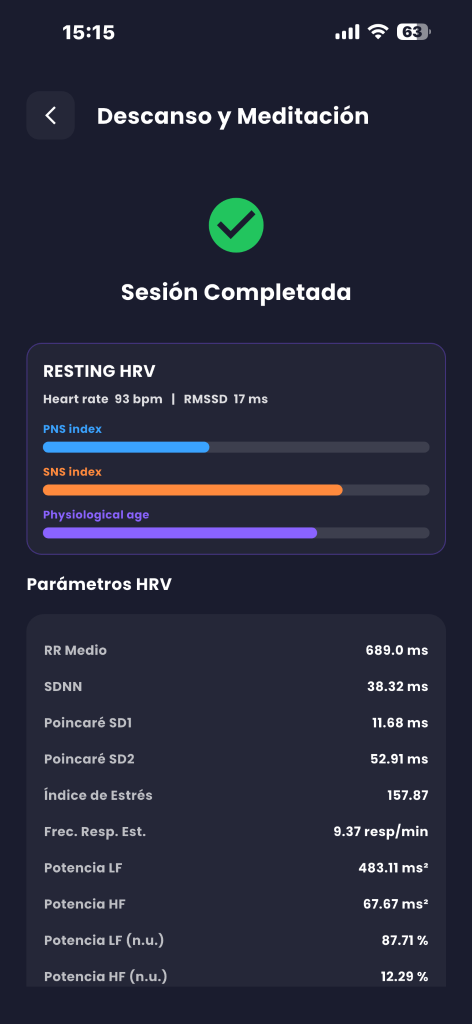
#> input picture imagenes/IMG_6074.PNG, 944 x 2048 px (shown at 1/2 size); its folder holds only this picture in this run
$ python -i ocr_edge.py   (imports and definitions only)
#> lines starting #> are read from the running program, lines starting #| are printed output that depends on the picture
from __future__ import annotations

import re
from dataclasses import dataclass
from datetime import datetime
from pathlib import Path
from typing import Any

import pandas as pd
from PIL import Image, ImageOps, ImageFilter

HRV_VARIABLES = [
    "HR_bpm", "RMSSD_ms", "LnRMSSD", "RR_medio_ms", "SDNN_ms", "SD1_ms", "SD2_ms",
    "indice_estres", "frecuencia_respiratoria_resp_min", "LF_ms2", "HF_ms2",
    "LF_nu_pct", "HF_nu_pct", "LF_HF_ratio",
]

IMAGE_EXTENSIONS = {".png", ".jpg", ".jpeg", ".webp", ".bmp", ".tif", ".tiff"}

ALIASES = {
    "HR_bpm": [r"\bHR\b", r"heart\s*rate", r"fc", r"frecuencia\s*card[ií]aca"],
    "RMSSD_ms": [r"RMSSD"],
    "LnRMSSD": [r"Ln\s*RMSSD", r"lnRMSSD", r"log\s*RMSSD"],
    "RR_medio_ms": [r"RR\s*(medio|mean|avg)", r"mean\s*RR", r"average\s*RR", r"RR\s*mean", r"av\s*RR"],
    "SDNN_ms": [r"SDNN"],
    "SD1_ms": [r"\bSD1\b"],
    "SD2_ms": [r"\bSD2\b"],
    "indice_estres": [r"stress\s*index", r"índice\s*estr[eé]s", r"indice\s*estres", r"SI\b"],
    "frecuencia_respiratoria_resp_min": [r"respiratory\s*rate", r"breathing\s*rate", r"frecuencia\s*respiratoria", r"resp\.?\s*rate"],
    "LF_ms2": [r"\bLF\b\s*(?:ms2|ms\^2|power)?"],
    "HF_ms2": [r"\bHF\b\s*(?:ms2|ms\^2|power)?"],
    "LF_nu_pct": [r"LF\s*(?:nu|n\.u\.|%)", r"LF\s*normalized"],
    "HF_nu_pct": [r"HF\s*(?:nu|n\.u\.|%)", r"HF\s*normalized"],
    "LF_HF_ratio": [r"LF\s*/\s*HF", r"LF\s*-\s*HF", r"LFHF", r"ratio\s*LF"],
}

NUMBER_RE = r"[-+]?\d+(?:[\.,]\d+)?"


@dataclass
class OCRResult:
    image_file: str
    status: str
    ocr_engine: str
    text_file: str
    values: dict[str, Any]
    notes: str = ""


# [8 lines left out: function _import_tesseract, not called in this run]


def preprocess_image(path: Path) -> Image.Image:
#> called with path = '../../imagenes/IMG_6074.PNG'
    img = Image.open(path)
#> img is the input picture: PIL image 944x2048 RGBA; mean R, G, B, A 39.5, 41.4, 58.6, 255
    img = ImageOps.exif_transpose(img)
    img = img.convert("L")
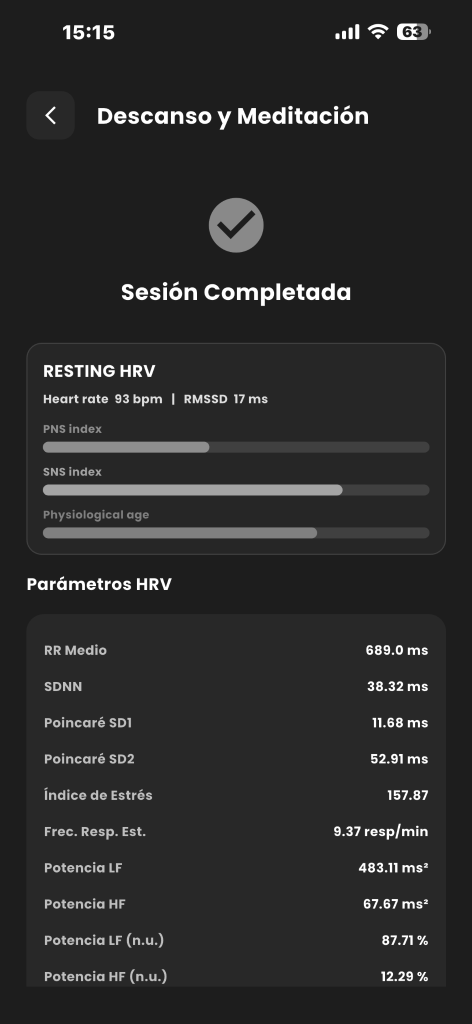
#> img: PIL image 944x2048 L (shown at 1/2 size); min 29, max 255, mean 42.4
    # Aumentar tamaño mejora el OCR en capturas pequeñas.
    if img.width < 1400:
        scale = 1400 / max(img.width, 1)
#> scale = 1.48
        img = img.resize((int(img.width * scale), int(img.height * scale)))
#> img: PIL image 1400x3037 L
    img = ImageOps.autocontrast(img)
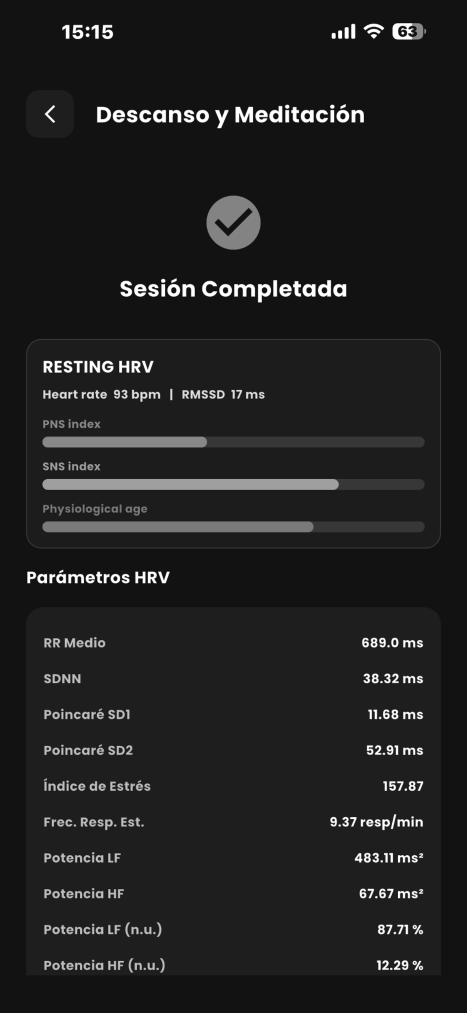
#> img: PIL image 1400x3037 L (shown at 1/3 size); min 0, max 255, mean 32.2
    img = img.filter(ImageFilter.SHARPEN)
    return img


# [102 lines left out: functions extract_text, _clean_number, parse_values, process_edge_images, not called in this run]

>>> result = preprocess_image('../../imagenes/IMG_6074.PNG')
